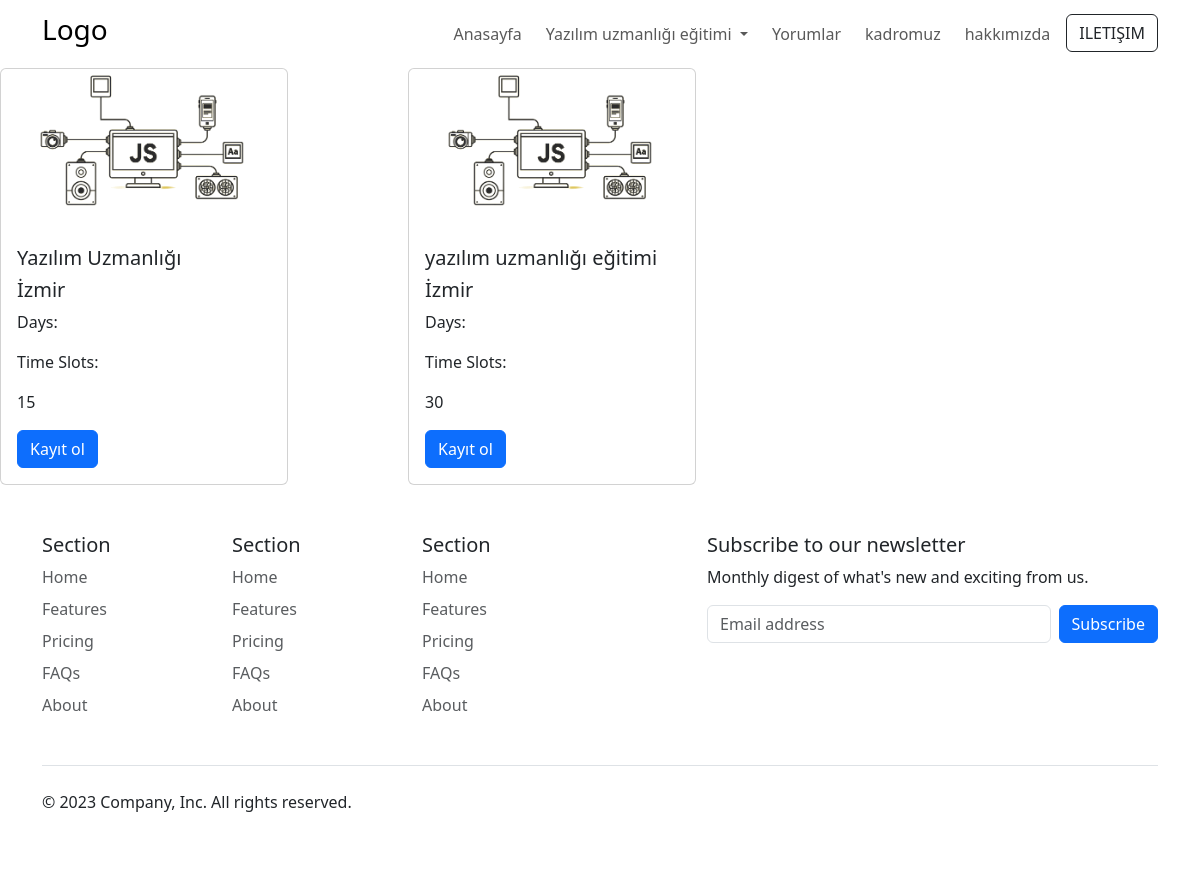
The page /egitimler/ on the database as committed earlier.
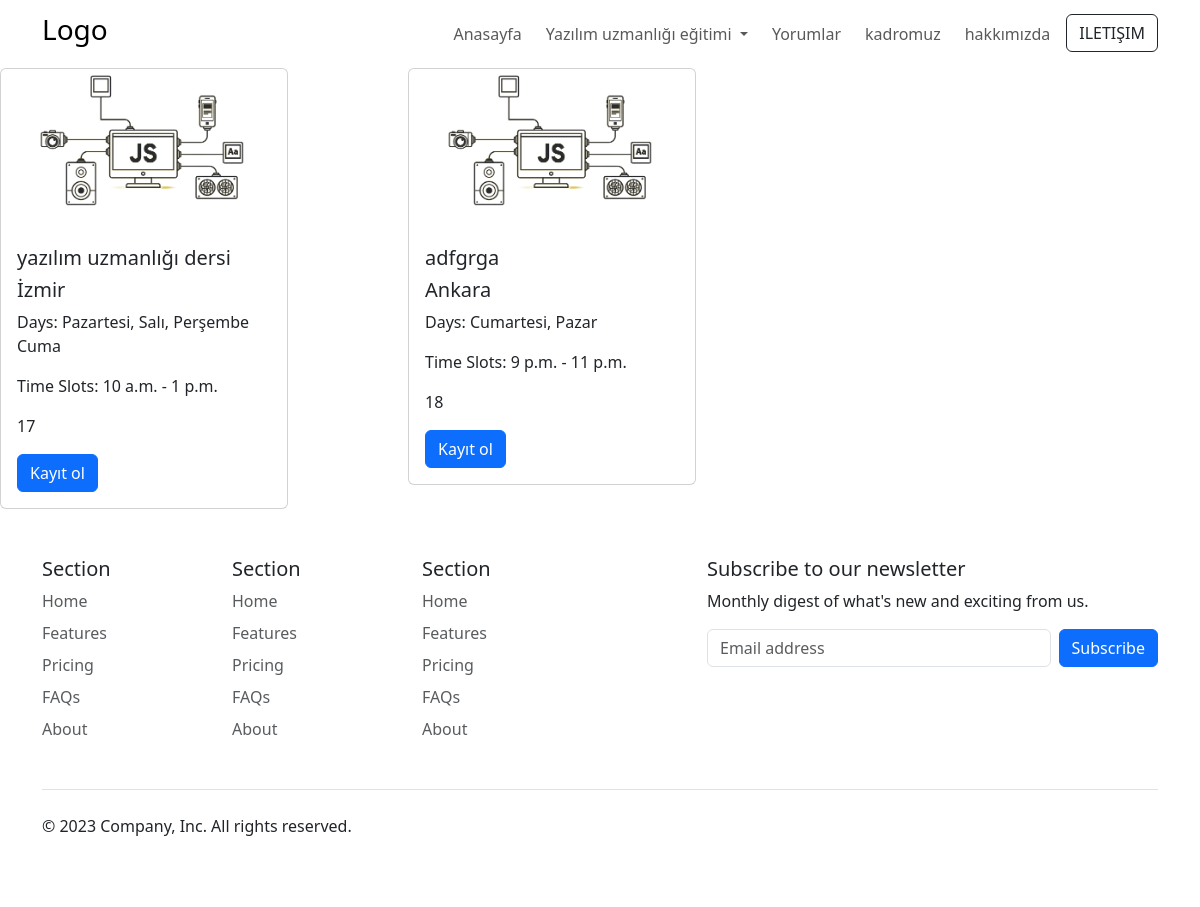
The same page on the database as committed later.
### ders/models.py (models this page shows, shortened)
class EduProgram(models.Model):
  title = models.CharField(max_length=100)
  quota = models.IntegerField()
  price = models.DecimalField(max_digits=10,decimal_places=2)
  city = models.ForeignKey(City, on_delete=models.CASCADE)
  days = models.ManyToManyField(Day)
  time_slots = models.ManyToManyField(TimeSlot)

class City(models.Model):
  title = models.CharField(max_length=20)
  def __str__(self):
    return f'{self.title}'

class Day(models.Model):
    name = models.CharField(max_length=50, choices=(
        ('Pazartesi, Salı, Perşembe Cuma', 'Pazartesi, Salı, Perşembe Cuma'),
        ('Cumartesi, Pazar', 'Cumartesi Pazar')
    ))

class TimeSlot(models.Model):
    start_time = models.TimeField()
    end_time = models.TimeField()

### pages/views.py (the view)
# urls.py: path('egitimler/', egitim, name='egitimlerPage')
def egitim(request):
  ders = EduProgram.objects.all()
  return render(request, 'egitimler.html',{
     'ders': ders
  })

### pages/templates/egitimler.html (shortened to what this page needs)
{% extends "core/base.html" %}
{% load static %}
{% block content %}
{% include "partials/_navbar.html" %}
<main>
<div class="row">
    {% for dersler in ders %}
    <div class="col-md-4 col-sm-6">
      {% include "partials/_dersler.html" %}
    </div>
    {% endfor %}
</div>
</main>
{% endblock content %}

### templates/partials/_dersler.html (shortened to what this page needs)
{% load static %}
<div class="card" style="width: 18rem;">
  <img src="{% static 'images/javascript.png' %}" class="card-img-top" alt="">
  <div class="card-body">
    <h5 class="card-title">{{dersler.title}}</h5>
    <h5 class="card-title">{{dersler.city}}</h5>
    <p class="card-text">
      Days:
      {% for day in dersler.days.all %}
          {{ day.name }}
      {% endfor %}
  </p>
  <p class="card-text">
    Time Slots:
    {% for time_slot in dersler.time_slots.all %}
        {{ time_slot.start_time }} - {{ time_slot.end_time }}
    {% endfor %}
    <p class="card-text">{{dersler.quota}}</p>
    <a href="#" class="btn btn-primary">Kayıt ol</a>
  </div>
</div>

Rows that differ between the two databases and show on the page:
removed EduProgram: title "Yazılım Uzmanlığı", city "İzmir", quota "15"
removed EduProgram: title "yazılım uzmanlığı eğitimi", city "İzmir", quota "30"
added EduProgram: title "yazılım uzmanlığı dersi", city "İzmir", quota "17"
added Day: name "Pazartesi, Salı, Perşembe Cuma", shown under "yazılım uzmanlığı dersi"
added TimeSlot: start_time "10 a.m.", end_time "1 p.m.", shown under "yazılım uzmanlığı dersi"
added EduProgram: title "adfgrga", city "Ankara", quota "18"
added Day: name "Cumartesi, Pazar", shown under "adfgrga"
added TimeSlot: start_time "9 p.m.", end_time "11 p.m.", shown under "adfgrga"
